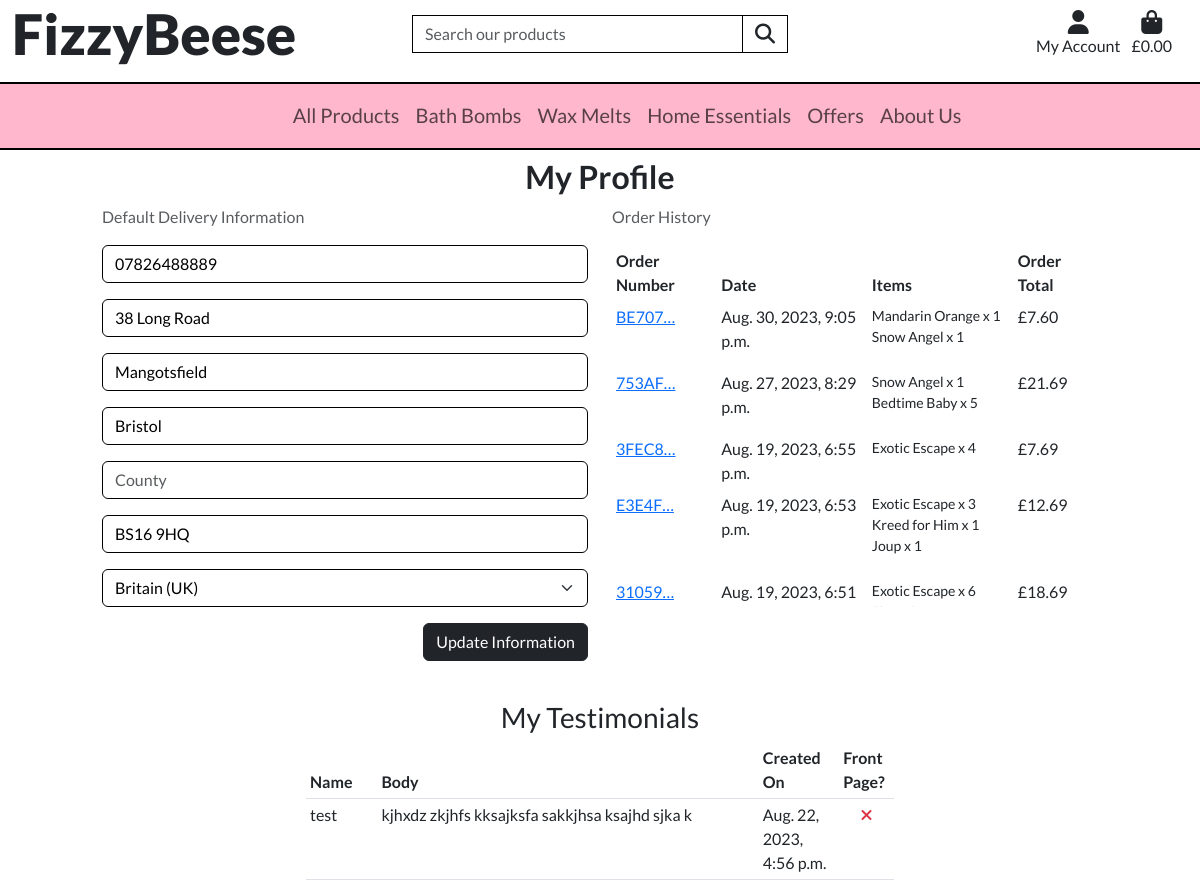
The app's page /profile/ (signed in, upper part), older data.
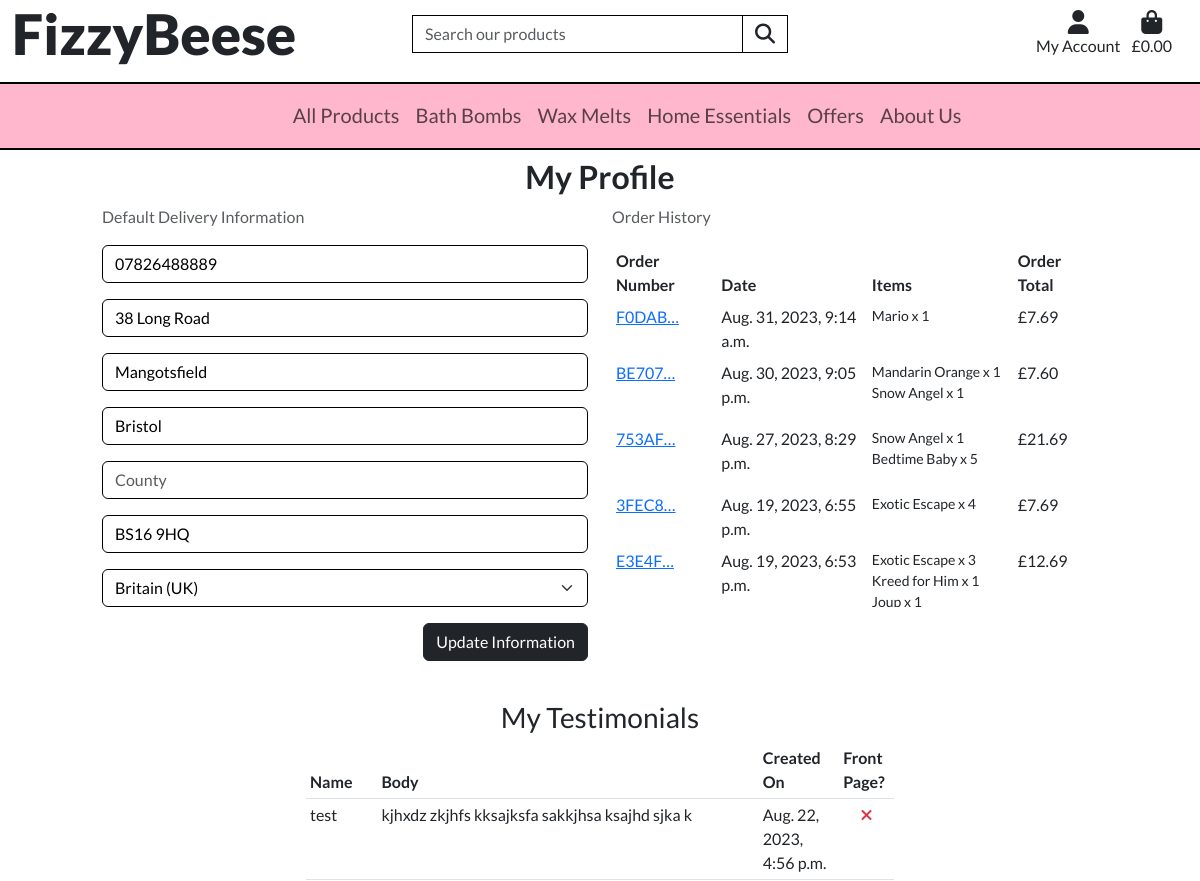
The same page, newer data.
### profiles/models.py (models this page shows, shortened)
class UserProfile(models.Model):
    user = models.OneToOneField(User, on_delete=models.CASCADE)
    default_phone_number = models.CharField(
        max_length=20, null=True, blank=True)
    default_street_address1 = models.CharField(
        max_length=80, null=True, blank=True)
    default_street_address2 = models.CharField(
        max_length=80, null=True, blank=True)
    default_town_or_city = models.CharField(
        max_length=40, null=True, blank=True)
    default_county = models.CharField(max_length=80, null=True, blank=True)
    default_postcode = models.CharField(max_length=20, null=True, blank=True)
    default_country = CountryField(
        blank_label='Country', null=True, blank=True)

### checkout/models.py (models this page shows, shortened)
class Order(models.Model):
    order_number = models.CharField(max_length=32, null=False, editable=False)
    user_profile = models.ForeignKey(UserProfile, on_delete=models.SET_NULL,
                                     null=True, blank=True,
                                     related_name='orders')
    full_name = models.CharField(max_length=50, null=False, blank=False)
    email = models.EmailField(max_length=254, null=False, blank=False)
    phone_number = models.CharField(max_length=20, null=False, blank=False)
    country = CountryField(blank_label='Country *', null=False, blank=False)
    postcode = models.CharField(max_length=20, null=False, blank=False)
    town_or_city = models.CharField(max_length=40, null=False, blank=False)
    street_address1 = models.CharField(max_length=80, null=False, blank=False)
    street_address2 = models.CharField(max_length=80, null=True, blank=True)
    county = models.CharField(max_length=80, null=True, blank=True)
    date = models.DateTimeField(auto_now_add=True)
    total_weight = models.IntegerField(null=False, default=0)
    delivery_cost = models.DecimalField(
        max_digits=6, decimal_places=2, null=False, default=0)
    order_total = models.DecimalField(
        max_digits=10,
        decimal_places=2,
        null=False,
        default=0.00)
    grand_total = models.DecimalField(
        max_digits=10,
        decimal_places=2,
        null=False,
        default=0)
    original_bag = models.TextField(null=False, blank=False, default='')
    stripe_pid = models.CharField(
        max_length=254,
        null=False,
        blank=False,
        default='')

class OrderLineItem(models.Model):
    order = models.ForeignKey(
        Order,
        null=False,
        blank=False,
        on_delete=models.CASCADE,
        related_name='lineitems')
    product = models.ForeignKey(
        Product,
        null=False,
        blank=False,
        on_delete=models.CASCADE)
    quantity = models.IntegerField(null=False, blank=False, default=0)
    lineitem_total = models.DecimalField(
        max_digits=6,
        decimal_places=2,
        null=False,
        blank=False,
        editable=False)

### products/models.py (models this page shows, shortened)
class Product(models.Model):
    name = models.CharField(max_length=254, unique=True)
    description = models.TextField(null=True, blank=True)
    price = models.DecimalField(max_digits=5, decimal_places=2)
    stock_remaining = models.IntegerField(null=False)
    product_categories = models.ManyToManyField(
        ProductCategory)  # Links to ProductCategory
    fragrance_categories = models.ManyToManyField(
        FragranceCategory, blank=True)  # Links to FragranceCategory
    weight = models.IntegerField()
    sale_price = models.DecimalField(
        max_digits=5,
        decimal_places=2,
        null=True,
        blank=True)
    is_clearance = models.BooleanField()
    is_featured = models.BooleanField()
    is_hidden = models.BooleanField()
    image = models.ImageField(null=True, blank=True)
    label_image = models.ImageField(null=True, blank=True)
    uploaded_on = models.DateTimeField()

### testimonials/models.py (models this page shows, shortened)
class Testimonial(models.Model):
    user_profile = models.ForeignKey(UserProfile, on_delete=models.CASCADE,
                                     related_name='testimonials')
    name = models.CharField(max_length=50, null=False, blank=False)
    body = models.TextField(null=False, blank=False)
    approved = models.BooleanField(default=False)
    created_on = models.DateTimeField(auto_now_add=True)

### profiles/views.py (the view)
# urls.py: path('profile/', include('profiles.urls')),
@login_required
def profile(request):
    profile = get_object_or_404(UserProfile, user=request.user)
    if request.method == 'POST':
        form = UserProfileForm(request.POST, instance=profile)
        if form.is_valid():
            form.save()
            messages.success(request, 'Profile updated successfully')
        else:
            messages.error(
                request, 'Update failed. Please ensure the form is vaild.')
    else:
        form = UserProfileForm(instance=profile)
    orders = profile.orders.all().order_by('-date')
    testimonials = profile.testimonials.all().order_by('-created_on')
    template = 'profiles/profile.html/'
    context = {
        'form': form,
        'orders': orders,
        'testimonials': testimonials,
        'on_profile_page': True,
    }
    return render(request, template, context)

### profiles/templates/profiles/profile.html (shortened to what this page needs)
{% extends 'base.html' %}
{% load static %}
{% block extra_css %}
<link rel="stylesheet" href="{% static 'profiles/css/profile.css' %}">
{% endblock %}
{% block content %}
<div class="row checkout-container mx-0">
    <div class="col-12">
        <h2 class="text-center my-2 fw-bold">My Profile</h2>
    </div>
</div>
<div class="row justify-content-center">
    <div class="col-lg-5 col-10">
        <p class="text-muted">
            Default Delivery Information
        </p>
        <form class="mt-3" action="{% url 'profile' %}" method="POST" id="profile-update-form">
            {{ form|crispy }}
            <button class="btn btn-dark float-end mb-3">Update Information</button>
        </form>
    </div>
    <div class="col-lg-5 col-10">
        <p class="text-muted">Order History</p>
        {% if orders %}
        <div class="order-history table-responsive">
            <table class="table table-sm table-borderless">
                <thead>
                    <tr>
                        <th>Order Number</th>
                        <th>Date</th>
                        <th>Items</th>
                        <th>Order Total</th>
                    </tr>
                </thead>
                <tbody>
                    {% for order in orders %}
                    <tr>
                        <td>
                            <a href="{% url 'order_history' order.order_number %}" title="{{ order.order_number}}">
                                {{ order.order_number|truncatechars:6 }}
                            </a>
                        </td>
                        <td>{{ order.date }}</td>
                        <td>
                            <ul class="list-unstyled">
                                {% for item in order.lineitems.all %}
                                <li class="small">
                                    {{ item.product.name }} x {{ item.quantity }}
                                </li>
                                {% endfor %}
                            </ul>
                        </td>
                        <td>£{{ order.grand_total }}</td>
                    </tr>
                    {% endfor %}
                </tbody>
            </table>
        </div>
        {% else %}
        <h3 class="mb-3 text-center">You currently have no order history.</h3>
        {% endif %}
    </div>
</div>
{% if testimonials %}
<div class="row justify-content-center mt-4">
    <div class="col-6">
        <h3 class="text-center">My Testimonials</h3>
        <table class="table table-sm">
            <thead>
                <tr>
                    <th>Name</th>
                    <th>Body</th>
                    <th>Created On</th>
                    <th>Front Page?</th>
                </tr>
            </thead>
            <tbody>
                {% for testimonial in testimonials %}
                <tr>
                    <td>{{ testimonial.name }}</td>
                    <td class="mw-50">{{ testimonial.body }}</td>
                    <td>{{ testimonial.created_on }}</td>
                    <td class="text-center">
                        {% if testimonial.approved %}
                        <span class="text-success">
                            <i class="fa-solid fa-check"></i>
                        </span>
                        {% else %}
                        <span class="text-danger">
                            <i class="fa-solid fa-xmark"></i>
                        </span>
                        {% endif %}
                    </td>
                </tr>
                {% endfor %}
            </tbody>
        </table>
    </div>
</div>
{% endif %}
{% endblock %}

### templates/base.html (shortened to what this page needs)
{% load static %}
<!DOCTYPE html>
<html lang="en">
<head>
    {% block corecss %}
    <link href="https://cdn.jsdelivr.net/npm/bootstrap@5.3.0/dist/css/bootstrap.min.css" rel="stylesheet"
>
    <link href="//cdn-images.mailchimp.com/embedcode/classic-061523.css" rel="stylesheet" type="text/css">
    <link rel="stylesheet" href="{% static 'css/base.css' %}">
    {% endblock %}
    {% block extra_css %}
    {% endblock %}
</head>
<body>
    <header class="container-fluid fixed top">
        <div id="topnav" class="row bg-white">
            <div class="col-12 col-lg-4 my-auto py-1 py-lg-0">
                <a href="{% url 'home' %}" class="nav-link main-logo-link">
                    <h2 class="logo-font my-0">FizzyBeese</h2>
                </a>
            </div>
            <div class="col-12 col-lg-4 my-auto py-1 py-lg-0 d-none d-lg-inline">
                <form method="GET" action="{% url 'products' %}">
                    <div class="input-group w-100">
                        <input type="text" class="form-control border border-black rounded-0" name="q"
                            placeholder="Search our products" aria-label="Search bar">
                        <div class="input-group-append">
                            <button class="form-control btn btn-black border border-black rounded-0 search-button"
                                type="submit" aria-label="Search button">
                                <span class="icon">
                                    <i class="fa-solid fa-magnifying-glass fa-lg"></i>
                                </span>
                            </button>
                        </div>
                    </div>
                </form>
            </div>
            <div class="col-12 col-lg-4 my-auto py-1 py-lg-0 d-none d-lg-inline">
                <ul class="list-inline list-unstyled text-center text-lg-end my-0 me-3">
                    <li class="list-inline-item dropdown">
                        <a class="nav-link d-none d-lg-block" href="#" id="user-options-desktop" data-toggle="dropdown"
                            aria-haspopup="true" aria-expanded="false">
                            <div class="text-center">
                                <div><i class="fa-solid fa-user fa-xl"></i></div>
                                <p class="my-0">My Account</p>
                            </div>
                        </a>
                    </li>
                    <li class="list-inline-item">
                        <a class="{% if grand_total %}text-info font-weight-bold{% else %}text-dark{% endif %} nav-link"
                            href="{% url 'bag' %}">
                            <div class="text-center">
                                <div><i class="fas fa-shopping-bag fa-xl"></i></div>
                                <p class="my-0">
                                    {% if grand_total %}
                                    £{{ grand_total|floatformat:2 }}
                                    {% else %}
                                    £0.00
                                    {% endif %}
                                </p>
                            </div>
                        </a>
                    </li>
                </ul>
            </div>
        </div>
        <div class="row bg-white">
            <nav class="navbar navbar-expand-lg bg-body-tertiary border-top-and-bottom">
                <div class="container-fluid">
                    {% include 'includes/mobile-top-header.html' %}
                    <div class="collapse navbar-collapse" id="navbarNavAltMarkup">
                        {% include 'includes/main-nav.html' %}
                    </div>
                </div>
            </nav>
        </div>
    </header>
    <div class="container-fluid main-container p-0">
        {% block content %}
        {% endblock %}
    </div>
</body>
</html>

### templates/includes/mobile-top-header.html (shortened to what this page needs)
<ul>
</ul>

### templates/includes/main-nav.html (shortened to what this page needs)
<div class="navbar-nav" id="main-nav">
    <ul class=" w-auto">
        <li class="nav-item dropdown">
            <a href="#" class="nav-link" id="all-products-link" data-toggle="dropdown" aria-haspopup="true" aria-expanded="false">
                All Products
            </a>
        </li>
        <li class="nav-item dropdown">
            <a href="#" class="nav-link" id="bath-bomb-link" data-toggle="dropdown" aria-haspopup="true" aria-expanded="false">
                Bath Bombs
            </a>
        </li>
        <li class="nav-item dropdown">
            <a href="#" class="nav-link" id="wax-melt-link" data-toggle="dropdown" aria-haspopup="true" aria-expanded="false">
                Wax Melts
            </a>
        </li>
        <li class="nav-item dropdown">
            <a href="#" class="nav-link" id="home-essentials-link" data-toggle="dropdown" aria-haspopup="true" aria-expanded="false">
                Home Essentials
            </a>
        </li>
        {% if sale_products or clearance_products %}
        <li class="nav-item dropdown">
            <a href="#" class="nav-link" id="offers-link" data-toggle="dropdown" aria-haspopup="true" aria-expanded="false">
                Offers
            </a>
        </li>
        {% endif %}
        <li class="nav-item dropdown">
            <a href="#" class="nav-link" id="about-link" data-toggle="dropdown" aria-haspopup="true" aria-expanded="false">
                About Us
            </a>
        </li>
    </ul>
</div>

Row changes from the older to the newer data that the page shows:
no longer on this page (row unchanged): Order: order_number "31059…", date "Aug. 19, 2023, 6:51…", grand_total "18.69"
no longer on this page (row unchanged): OrderLineItem: product.name "Exotic Escape", quantity "6", shown under "31059…"
added Order: order_number "F0DAB…", date "Aug. 31, 2023, 9:14 a.m.", grand_total "7.69"
added OrderLineItem: product.name "Mario", quantity "1", shown under "F0DAB…"
